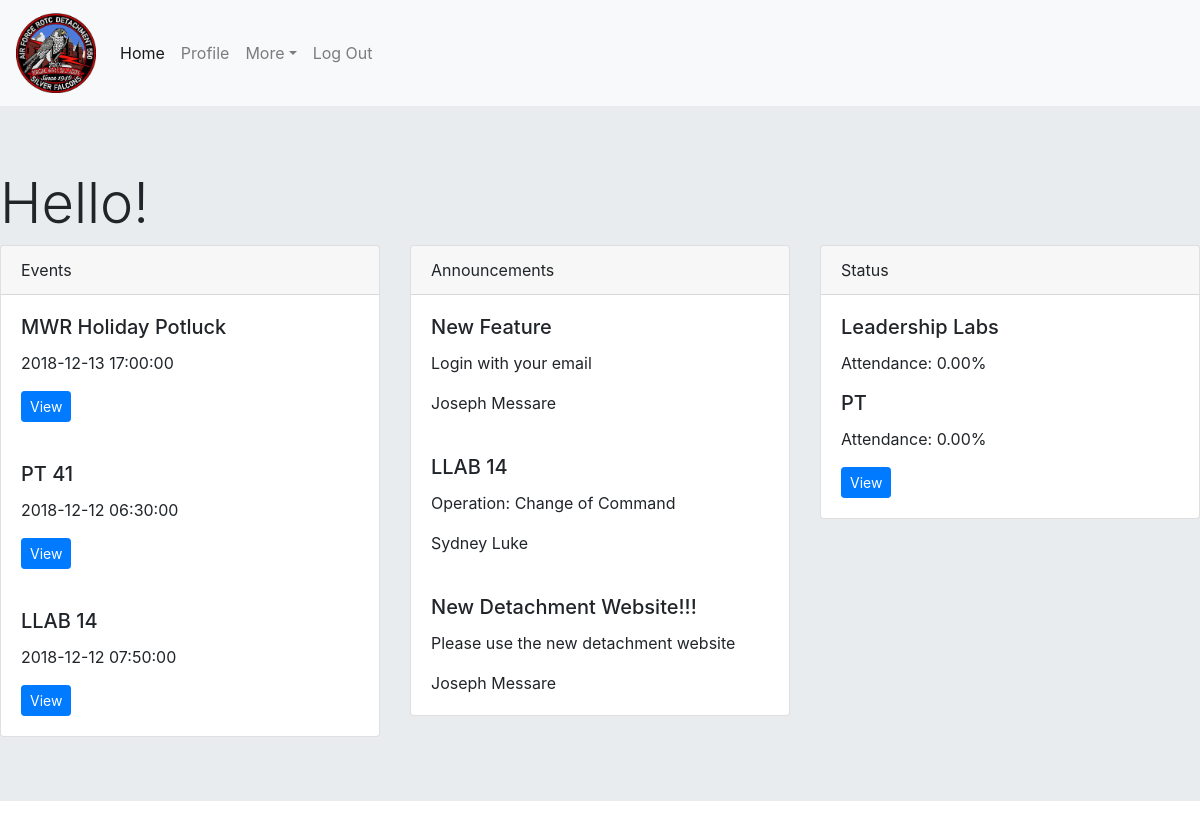
Before: /home.php (signed in) with the older database file.
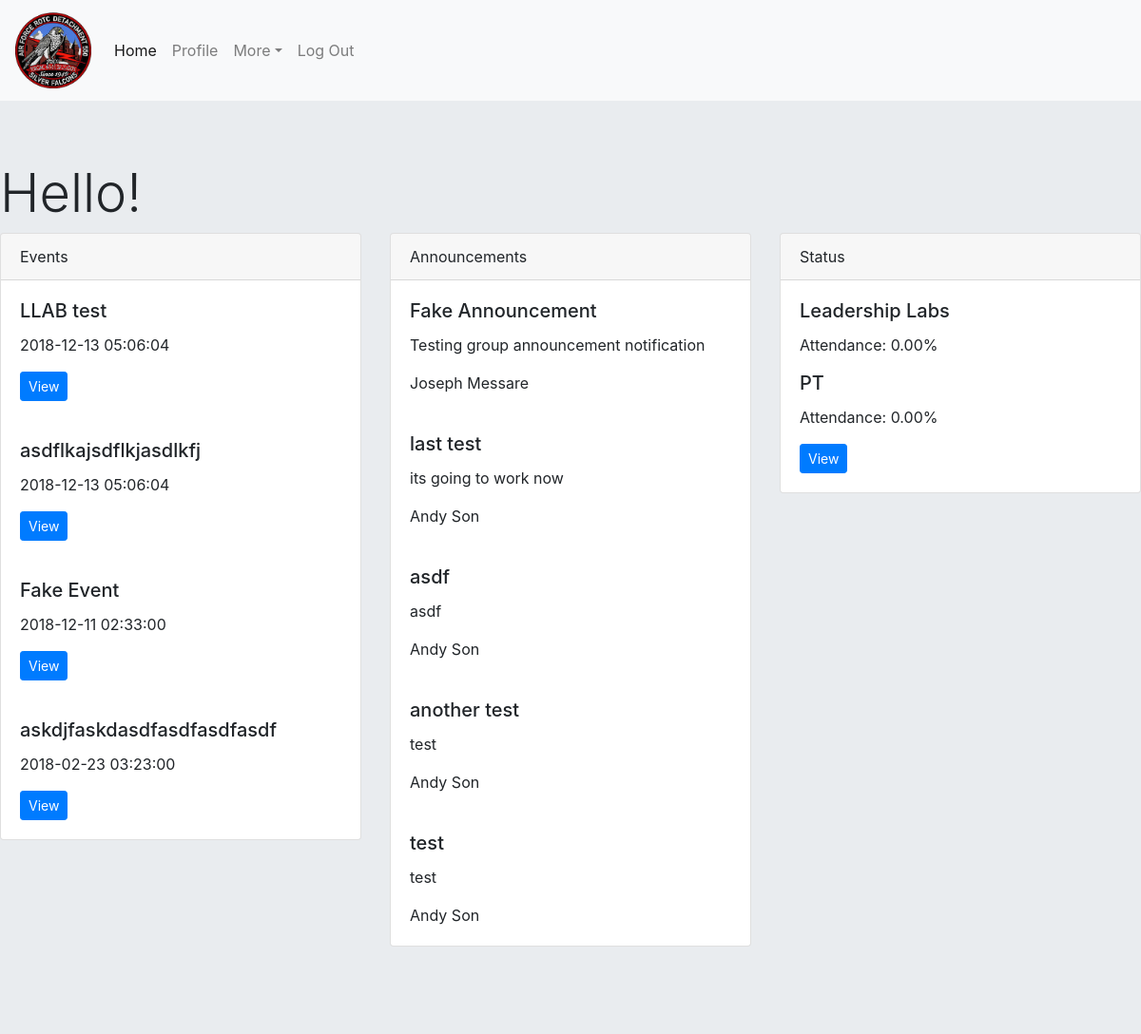
After: the same page with the newer database file.
### tables this page shows
CREATE TABLE `cadetEvent` (
  `name` varchar(255) DEFAULT NULL,
  `date` datetime DEFAULT NULL,
  `eventID` int(11) NOT NULL,
  `pt` tinyint(4) DEFAULT NULL,
  `llab` int(11) DEFAULT NULL
);

CREATE TABLE `announcement` (
  `title` varchar(255) NOT NULL,
  `subject` varchar(255) NOT NULL,
  `body` mediumtext NOT NULL,
  `createdBy` int(10) NOT NULL,
  `uid` int(11) NOT NULL,
  `date` timestamp NOT NULL DEFAULT CURRENT_TIMESTAMP
);

CREATE TABLE `cadet` (
  `firstName` varchar(255) DEFAULT NULL,
  `rank` varchar(10) DEFAULT NULL,
  `rin` int(11) NOT NULL,
  `primaryEmail` varchar(100) DEFAULT NULL,
  `secondaryEmail` varchar(255) DEFAULT NULL,
  `primaryPhone` bigint(15) NOT NULL,
  `secondaryPhone` bigint(15) DEFAULT NULL,
  `password` varchar(255) DEFAULT NULL,
  `bio` text,
  `flight` varchar(20) NOT NULL,
  `position` varchar(100) DEFAULT NULL,
  `groupMe` varchar(50) NOT NULL,
  `AFGoals` text,
  `awards` text,
  `middleName` varchar(255) DEFAULT NULL,
  `lastName` varchar(255) NOT NULL,
  `PGoals` text NOT NULL,
  `admin` tinyint(1) NOT NULL DEFAULT '0',
  `rfid` int(10) DEFAULT NULL,
  `major` varchar(100) DEFAULT NULL
);

### home.php (the view, shortened to what this page needs)
<?php
include('./assets/inc/header.php');
?>
  <div class="jumbotron jumbotron-fluid">
    <h1 class="display-4"> Hello! </h1>
    <div class="row">
      <div class="col-4">
	    <div class="card" style="width:100%">
  		  <div class="card-header">
    		Events
  		  </div>
  		<?php $sql = "SELECT * FROM cadetEvent ORDER BY ABS( DATEDIFF( cadetEvent.date, NOW() ) ) LIMIT 5";
        $stmt = $mysqli->prepare($sql);
        $stmt->execute();
        $result = $stmt->get_result();
        while ($row = $result->fetch_assoc())
        {
            echo "<div class=\"card-body\">";
    		echo "<h5 class=\"card-title\">" . $row['name'] . "</h5>";
    		echo "<p class=\"card-text\">" . $row['date'] . "</p>";
    		echo "<a href='attendance.php?eventid=" . $row['eventID'] . "' class=\"btn btn-sm btn-primary\">View</a></div>";
        } ?>
	   </div>
      </div>
    <div class="col-4">
      <div class="card" style="width:100%">
        <div class="card-header">
            Announcements
        </div>
            <?php
            $query = 'SELECT a.title, a.subject, c.firstName, c.lastName FROM announcement a, cadet c WHERE a.createdBy = c.rin ORDER BY date DESC LIMIT 5;';
            $stmt = $mysqli->prepare($query);
            $stmt->execute();
            $result = $stmt->get_result();
            while($row = $result->fetch_assoc()) {
                echo "<div class='card-body'>";
                echo "<h5 class='card-title'>" . $row['title'] . '</h5>';
                echo "<p class='card-text'> " . $row['subject'] . '</p>';
                echo "<p class='card-text'>" . $row['firstName'] . ' ' . $row['lastName'] . '</p></div>';
            }
            ?>
      </div>
    </div>
    <div class="col-4">
	  <div class="card" style="width:100%">
  		<div class="card-header">
    		Status
  		</div>
  		<div class="card-body">
        <h5 class="card-title">Leadership Labs</h5>
            <?php
                        $sql = "SELECT * FROM cadetEvent WHERE llab = 1";
                        $stmt = $mysqli->prepare($sql);
                        $stmt->execute();
                        $result = $stmt->get_result();
                        $sum = mysqli_num_rows($result);
                        $sql = "SELECT * FROM attendance, cadetEvent WHERE attendance.eventid = cadetEvent.eventID AND rin = ? AND llab = 1";
                        $stmt = $mysqli->prepare($sql);
                        $stmt->bind_param("i", $_SESSION['rin']);
                        $stmt->execute();
                        $result = $stmt->get_result();
                        $attend = mysqli_num_rows($result);
                        if($sum != 0)
                        {
                           $perc = number_format( (($attend / $sum) * 100), 2 );
                        }
                        else
                        {
                            $perc = 100;
                        }
            ?>
    		<p class="card-text">Attendance: <?php echo $perc; ?>%</p>
        <h5 class="card-title">PT</h5>
            <?php $sql = "SELECT * FROM cadetEvent WHERE pt = 1";
                        $stmt = $mysqli->prepare($sql);
                        $stmt->execute();
                        $result = $stmt->get_result();
                        $sum = mysqli_num_rows($result);
                        $sql = "SELECT * FROM attendance, cadetEvent WHERE attendance.eventid = cadetEvent.eventID AND rin = ? AND pt = 1";
                        $stmt = $mysqli->prepare($sql);
                        $stmt->bind_param("i", $_SESSION['rin']);
                        $stmt->execute();
                        $result = $stmt->get_result();
                        $attend = mysqli_num_rows($result);
                        if($sum != 0)
                        {
                           $perc = number_format( (($attend / $sum) * 100), 2 );
                        }
                        else
                        {
                            $perc = 100;
                        }
                         ?>
        <p class="card-text">Attendance: <?php echo $perc; ?>%</p>
    		<a href="attendance.php" class="btn btn-sm btn-primary">View</a>
  		</div>
      </div>
    </div>

### assets/inc/header.php (shortened to what this page needs)
<!DOCTYPE html>
<html lang="en">
<head>
    <link rel="stylesheet" href="https://stackpath.bootstrapcdn.com/bootstrap/4.1.3/css/bootstrap.min.css">
<link href="https://cdnjs.cloudflare.com/ajax/libs/summernote/0.8.11/summernote.css" rel="stylesheet">
</head>
<body>
  <nav class="navbar navbar-expand-lg navbar-light bg-light">
    <a class="navbar-brand" href="home.php">
      <img src="assets/images/default.jpeg" width="80" height="80" class="d-inline-block align-center" alt="">
    </a>
    <div class="collapse navbar-collapse" id="navbarSupportedContent">
      <ul class="navbar-nav mr-auto">
        <li class="nav-item active">
          <a class="nav-link" href="home.php">Home</a>
        </li>
        <li class="nav-item">
          <a class="nav-link" href="myprofile.php">Profile</a>
        </li>
        <li class="nav-item dropdown">
          <a class="nav-link dropdown-toggle" href="#" id="navbarDropdown" role="button" data-toggle="dropdown" aria-haspopup="true" aria-expanded="false"> More</a>
          </li>
          <li class="nav-item">
            <a class="nav-link" href="logout.php">Log Out</a>
          </li>
      </ul>
    </div>
  </nav>
</body>
</html>

### home.php (style rules this page uses)
@media (min-width: 500px) { .col-4 { -ms-flex: 0 0 33.333333%; flex: 0 0 33.333333%; max-width: 33.333333%; } }

Changed rows visible on the page:
removed cadetevent: name "MWR Holiday Potluck", date "2018-12-13 17:00:00"
removed cadetevent: name "PT 41", date "2018-12-12 06:30:00"
removed cadetevent: name "LLAB 14", date "2018-12-12 07:50:00"
removed announcement: title "New Feature", subject "Login with your email", cadet.firstName "Joseph", cadet.lastName "Messare"
removed announcement: title "LLAB 14", subject "Operation: Change of Command", cadet.firstName "Sydney", cadet.lastName "Luke"
removed announcement: title "New Detachment Website!!!", subject "Please use the new detachment website", cadet.firstName "Joseph", cadet.lastName "Messare"
added cadetevent: name "LLAB test", date "2018-12-13 05:06:04"
added cadetevent: name "asdflkajsdflkjasdlkfj", date "2018-12-13 05:06:04"
added cadetevent: name "Fake Event", date "2018-12-11 02:33:00"
added cadetevent: name "askdjfaskdasdfasdfasdfasdf", date "2018-02-23 03:23:00"
added announcement: title "Fake Announcement", subject "Testing group announcement notification", cadet.firstName "Joseph", cadet.lastName "Messare"
added announcement: title "last test", subject "its going to work now", cadet.firstName "Andy", cadet.lastName "Son"
added announcement: title "asdf", subject "asdf", cadet.firstName "Andy", cadet.lastName "Son"
added announcement: title "another test", subject "test", cadet.firstName "Andy", cadet.lastName "Son"
added announcement: title "test", subject "test", cadet.firstName "Andy", cadet.lastName "Son"
